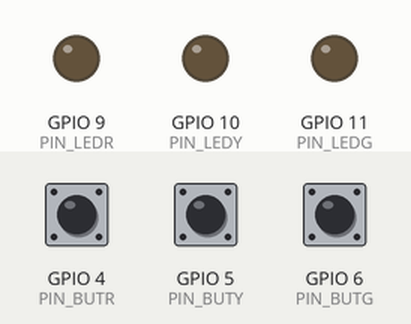
This program was run on a simulated Raspberry Pi (BCM pin numbers). Shown: output pins drawn as LEDs (lit = HIGH). The inputs (shaded band) are chosen by the test bench; at power-on: GPIO 4 (PIN_BUTR) LOW, GPIO 5 (PIN_BUTY) LOW, GPIO 6 (PIN_BUTG) LOW. What the program prints to the terminal is not drawn.

Above: at 1.2 s.
1.3 s: GPIO 4 (PIN_BUTR) pulled HIGH for 0.15 s
At 1.37 s:
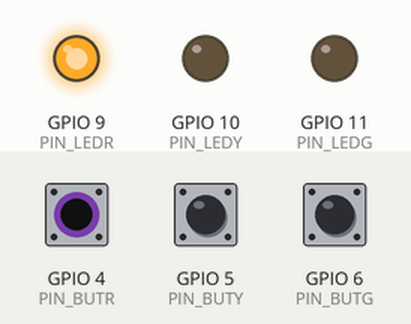
2.9 s: GPIO 5 (PIN_BUTY) pulled HIGH for 0.15 s
At 2.97 s:
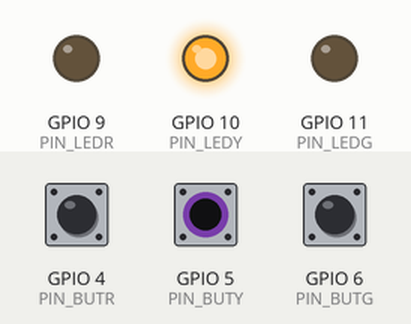
4.5 s: GPIO 6 (PIN_BUTG) pulled HIGH for 0.15 s
At 4.57 s:
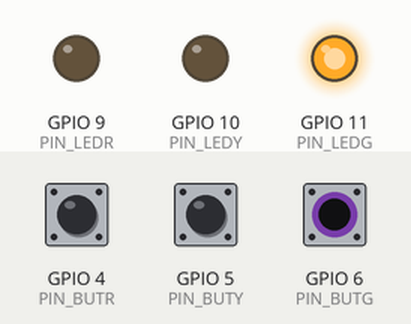
6.1 s: GPIO 6 (PIN_BUTG) pulled HIGH for 3.2 s
At 10.4 s:
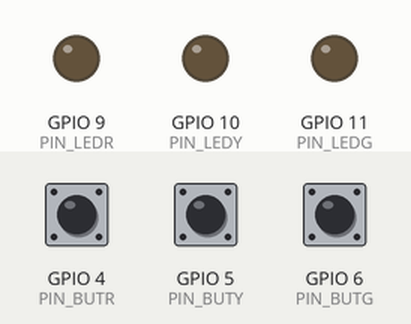
10.8 s: GPIO 4 (PIN_BUTR) pulled HIGH for 3.2 s
At 11.5 s:
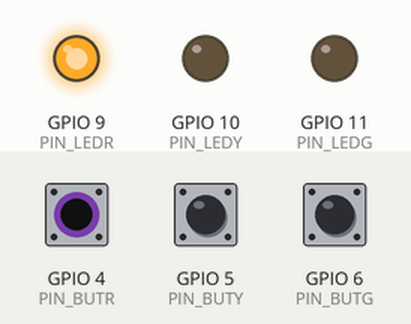
15.5 s: GPIO 4 (PIN_BUTR) driven HIGH and GPIO 5 (PIN_BUTY) driven HIGH
At 16.6 s:
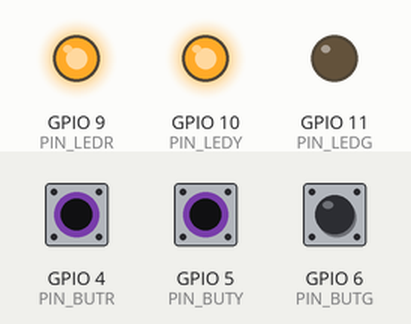
Timing chart, 0 to 18.0 s (numbered marks = the images above; inputs shaded):
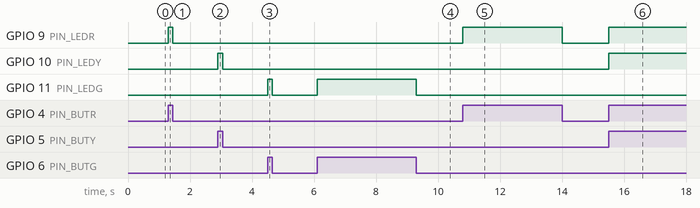

The program:

led_blink_test.py
```python
import RPi.GPIO as GPIO
import time

PIN_LEDR = 9
PIN_LEDY = 10
PIN_LEDG = 11
PIN_BUTR = 4
PIN_BUTY = 5
PIN_BUTG = 6
GPIO.setmode (GPIO.BCM)
GPIO.setup(PIN_LEDR, GPIO.OUT)
GPIO.setup(PIN_LEDY, GPIO.OUT)
GPIO.setup(PIN_LEDG, GPIO.OUT)
GPIO.setup(PIN_BUTR, GPIO.IN, pull_up_down=GPIO.PUD_DOWN)
GPIO.setup(PIN_BUTY, GPIO.IN, pull_up_down=GPIO.PUD_DOWN)
GPIO.setup(PIN_BUTG, GPIO.IN, pull_up_down=GPIO.PUD_DOWN)


try:
    while True:
        GPIO.output(PIN_LEDR,GPIO.input(PIN_BUTR))
        GPIO.output(PIN_LEDY,GPIO.input(PIN_BUTY))
        GPIO.output(PIN_LEDG,GPIO.input(PIN_BUTG))
        print(GPIO.input(PIN_BUTR),GPIO.input(PIN_BUTY),GPIO.input(PIN_BUTG))
finally:
    GPIO.cleanup()
    print('cleanup and exit')
```

Measured:
- after the input at 1.3 s, GPIO 9 (PIN_LEDR): LOW → HIGH at once, → LOW 0.15 s later
- after the input at 2.9 s, GPIO 10 (PIN_LEDY): LOW → HIGH at once, → LOW 0.15 s later
- after the input at 4.5 s, GPIO 11 (PIN_LEDG): LOW → HIGH at once, → LOW 0.15 s later
- after the input at 6.1 s, GPIO 11 (PIN_LEDG): LOW → HIGH at once, → LOW 3.2 s later
- after the input at 10.8 s, GPIO 9 (PIN_LEDR): LOW → HIGH at once, → LOW 3.2 s later
- after the input at 15.5 s, GPIO 9 (PIN_LEDR), GPIO 10 (PIN_LEDY): LOW → HIGH at once
